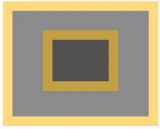
#> input picture image.png, 160 x 129 px
$ python task2.py
#> lines starting #> are read from the running program, lines starting #| are printed output that depends on the picture
from PIL import Image


image = Image.open("image.png")
#> image is the input picture: PIL image 160x129 RGB; mean R, G, B 173.4, 160.8, 128.5
image = image.convert("RGB")
image = image.convert("L", matrix=(0.299, 0.587, 0.114, 0))
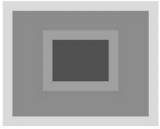
#> image: PIL image 160x129 L; min 74, max 255, mean 160.9
image.save("task2.png")
